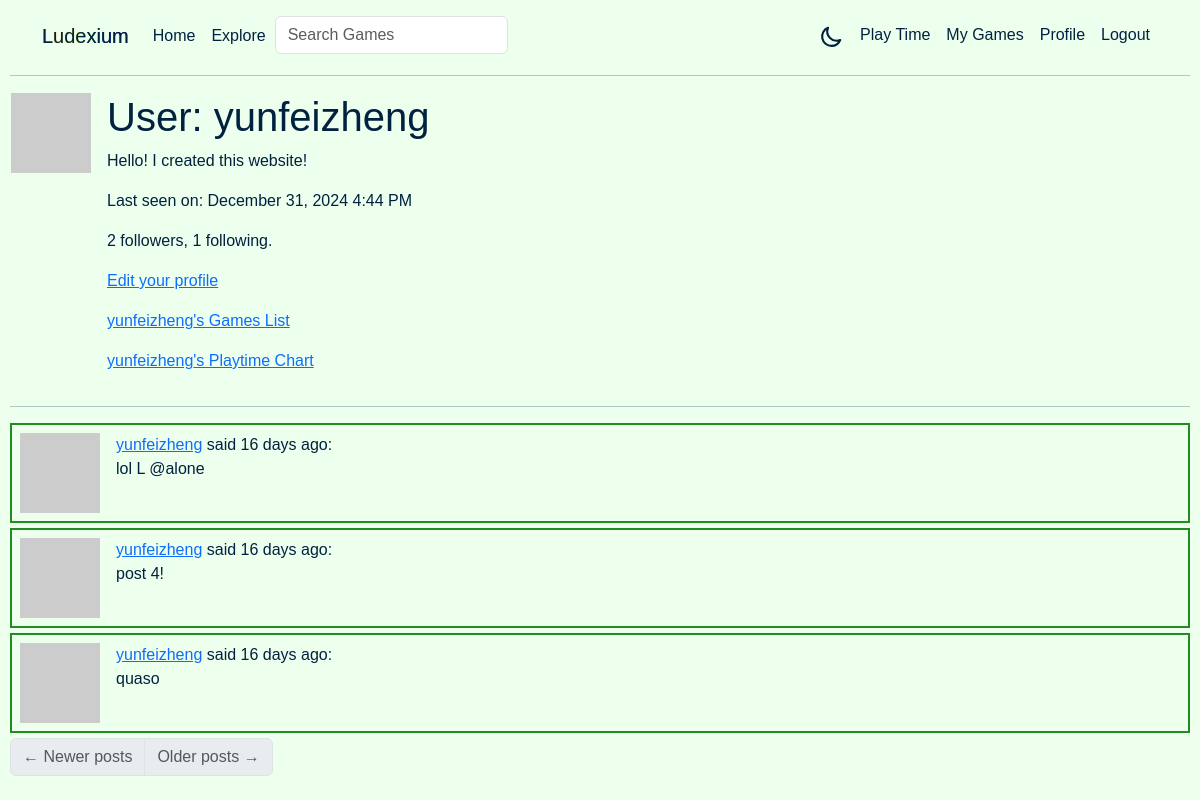
/user/yunfeizheng (signed in), run on an earlier commit of the app's database.
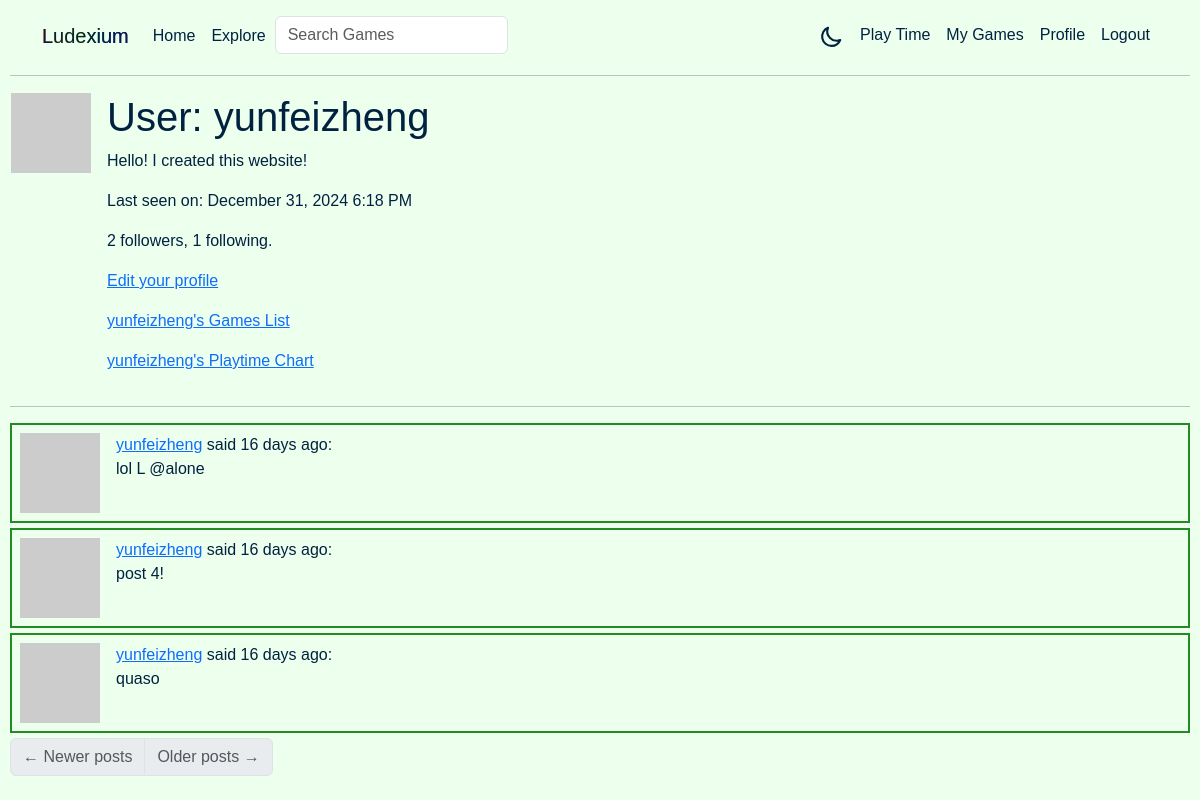
And on a later commit of the database.
### app/models.py (models this page shows, shortened)
class User(UserMixin, db.Model):
    id: so.Mapped[int] = so.mapped_column(primary_key=True)
    username: so.Mapped[str] = so.mapped_column(sa.String(64), index=True, unique=True)
    email: so.Mapped[str] = so.mapped_column(sa.String(120), index=True, unique=True)
    password_hash: so.Mapped[Optional[str]] = so.mapped_column(sa.String(256))
    about_me: so.Mapped[Optional[str]] = so.mapped_column(sa.String(140))
    last_seen: so.Mapped[Optional[datetime]] = so.mapped_column(default=lambda: datetime.now(timezone.utc))
    played_games: so.WriteOnlyMapped[Play] = so.relationship('Play', back_populates='user', lazy='dynamic')
    posts: so.WriteOnlyMapped['Post'] = so.relationship(back_populates='author')
    following: so.WriteOnlyMapped['User'] = so.relationship(
        secondary=followers, primaryjoin=(followers.c.follower_id == id),
        secondaryjoin=(followers.c.followed_id == id),
        back_populates='followers')
    followers: so.WriteOnlyMapped['User'] = so.relationship(
        secondary=followers, primaryjoin=(followers.c.followed_id == id),
        secondaryjoin=(followers.c.follower_id == id),
        back_populates='following')
    def avatar(self, size):
        digest = md5(self.email.lower().encode('utf-8')).hexdigest()
        return f'https://www.gravatar.com/avatar/{digest}?d=identicon&s={size}'
    def followers_count(self):
        query = sa.select(sa.func.count()).select_from(
            self.followers.select().subquery())
        return db.session.scalar(query)
    def following_count(self):
        query = sa.select(sa.func.count()).select_from(
            self.following.select().subquery())
        return db.session.scalar(query)

class Post(db.Model):
    id: so.Mapped[int] = so.mapped_column(primary_key=True)
    body: so.Mapped[str] = so.mapped_column(sa.String(140))
    timestamp: so.Mapped[datetime] = so.mapped_column(index=True, default=lambda: datetime.now(timezone.utc))
    user_id: so.Mapped[int] = so.mapped_column(sa.ForeignKey(User.id), index=True)
    author: so.Mapped[User] = so.relationship(back_populates='posts')

### app/routes.py (the view)
@app.route('/user/<username>')
@login_required
def user(username):
    user = db.first_or_404(sa.select(User).where(User.username == username))
    page = request.args.get('page', 1, type=int)
    query = user.posts.select().order_by(Post.timestamp.desc())
    posts = db.paginate(query, page=page,
                        per_page=app.config['POSTS_PER_PAGE'],
                        error_out=False)
    next_url = url_for('user', username=user.username, page=posts.next_num) if posts.has_next else None
    prev_url = url_for('user', username=user.username, page=posts.prev_num) if posts.has_prev else None
    form = EmptyForm()
    return render_template('user.html', title=f'{user.username} on Ludexium', user=user, posts=posts.items,
                           next_url=next_url, prev_url=prev_url, form=form)

### app/forms.py
class SearchForm(FlaskForm):
    q = StringField('Search Games', validators=[DataRequired()])
    def __init__(self, *args, **kwargs):
        if 'formdata' not in kwargs:
            kwargs['formdata'] = request.args
        if 'meta' not in kwargs:
            kwargs['meta'] = {'csrf': False}
        super(SearchForm, self).__init__(*args, **kwargs)

class EmptyForm(FlaskForm):
    submit = SubmitField('Submit')

### app/models.py (called while the page is built)
@login.user_loader
def load_user(id):
    return db.session.get(User, int(id))

### app/routes.py (called while the page is built)
@app.before_request
def before_request():
    if current_user.is_authenticated:
        current_user.last_seen = datetime.now(timezone.utc)
        g.search_form = SearchForm()
        db.session.commit()

### app/templates/user.html (shortened to what this page needs)
{% extends "base.html" %}
{% block content %}
    <table>
        <tr valign="top">
            <td><img src="{{ user.avatar(128) }}"></td>
            <td class="user-profile-info">
                <h1>User: {{ user.username }}</h1>
                {% if user.about_me %}<p>{{ user.about_me }}</p>{% endif %}
                {% if user.last_seen %}
                <p>Last seen on: {{ moment(user.last_seen).format('LLL') }}</p>
                {% endif %}
                <p>{{ user.followers_count() }} followers, {{ user.following_count() }} following.</p>
                {% if user == current_user %}
                <p><a href="{{ url_for('edit_profile') }}">Edit your profile</a></p>
                {% endif %}
                <p>
                    <a href="{{ url_for('my_games', username=user.username) }}">
                        {{ user.username }}'s Games List
                    </a>
                </p>
                <p>
                    <a href="{{ url_for('playtime', username=user.username) }}">
                        {{ user.username }}'s Playtime Chart
                    </a>
                </p>
            </td>
        </tr>
    </table>
    <hr>
    {% for post in posts %}
        {% include '_post.html' %}
    {% endfor %}
    <nav aria-label="Post navigation">
        <ul class="pagination">
            <li class="page-item{% if not prev_url %} disabled{% endif %}">
                <a class="page-link" href="{{ prev_url }}">
                    <span aria-hidden="true">&larr;</span> Newer posts
                </a>
            </li>
            <li class="page-item{% if not next_url %} disabled{% endif %}">
                <a class="page-link" href="{{ next_url }}">
                    Older posts <span aria-hidden="true">&rarr;</span>
                </a>
            </li>
        </ul>
    </nav>
{% endblock %}

### app/templates/base.html (shortened to what this page needs)
<!doctype html>
<html lang="en" class="{{ 'dark-mode' if session.get('theme') == 'dark' }}">
    <head>
        <link
        href="https://cdn.jsdelivr.net/npm/bootstrap@5.3.2/dist/css/bootstrap.min.css"
        rel="stylesheet"
>
        <link rel="stylesheet" href="{{ url_for('static', filename='style.css') }}">
    </head>
    <body>
        <nav class="navbar navbar-expand-lg bg-body-tertiary navbar-custom">
            <div class="container">
              <a class="navbar-brand navbar-text" href="{{ url_for('index') }}">Ludexium</a>
              <div class="collapse navbar-collapse" id="navbarSupportedContent">
                <ul class="navbar-nav me-auto mb-2 mb-lg-0">
                  <li class="nav-item">
                    <a class="nav-link" aria-current="page" href="{{ url_for('index') }}">Home</a>
                  </li>
                  <li class="nav-item">
                    <a class="nav-link" aria-current="page" href="{{ url_for('explore') }}">Explore</a>
                  </li>
                  {% if g.search_form %}
                  <form class="navbar-form navbar-left" method="get" action="{{ url_for('search') }}">
                      <div class="form-group">
                          {{ g.search_form.q(size=20, class='form-control', placeholder=g.search_form.q.label.text) }}
                      </div>
                  </form>
                  {% endif %}
                </ul>
                <ul class="navbar-nav mb-2 mb-lg-0">
                  <li class="nav-item">
                    <a class="nav-link" aria-current="page" href="#" id="themeToggleLink">
                      {% if session.get('theme') == 'dark' %}
                      <svg xmlns="http://www.w3.org/2000/svg" fill="none" viewBox="0 0 24 24">
                        <path stroke-linecap="round" stroke-linejoin="round" stroke-width="2" d="M12 3v1m0 16v1m9-9h-1M4 12H3m15.364 6.364l-.707-.707M6.343 6.343l-.707-.707m12.728 0l-.707.707M6.343 17.657l-.707.707M16 12a4 4 0 11-8 0 4 4 0 018 0z" />
                      </svg>
                      {% else %}
                      <svg xmlns="http://www.w3.org/2000/svg" fill="none" viewBox="0 0 24 24">
                        <path stroke-linecap="round" stroke-linejoin="round" stroke-width="2" d="M20.354 15.354A9 9 0 018.646 3.646 9.003 9.003 0 0012 21a9.003 9.003 0 008.354-5.646z" />
                      </svg>
                      {% endif %}
                    </a>
                  </li>
                  {% if current_user.is_anonymous %}
                  <li class="nav-item">
                    <a class="nav-link" aria-current="page" href="{{ url_for('login') }}">Login</a>
                  </li>
                  {% else %}
                  <li class="nav-item">
                    <a class="nav-link" aria-current="page" href="{{ url_for('playtime', username=current_user.username) }}">Play Time</a>
                  </li>
                  <li class="nav-item">
                    <a class="nav-link" aria-current="page" href="{{ url_for('my_games', username=current_user.username) }}">My Games</a>
                  </li>
                  <li class="nav-item">
                    <a class="nav-link" aria-current="page" href="{{ url_for('user', username=current_user.username) }}">Profile</a>
                  </li>
                  <li class="nav-item">
                    <a class="nav-link" aria-current="page" href="{{ url_for('logout') }}">Logout</a>
                  </li>
                  {% endif %}
                </ul>
              </div>
            </div>
          </nav>
        <hr>
        {% block content %}{% endblock %}
    </body>
</html>

### app/templates/_post.html
<div class="post-table">
<table class="table table-hover">
    <tr>
        <td width="70px">
            <a href="{{ url_for('user', username=post.author.username) }}">
                <img src="{{ post.author.avatar(70) }}" />
            </a>
        </td>
        <td>
            <a href="{{ url_for('user', username=post.author.username) }}">
                {{ post.author.username }}
            </a>
            said {{ moment(post.timestamp).fromNow() }}:
            <br>
            {{ post.body }}
        </td>
    </tr>
</table>
</div>

### app/static/style.css (style rules this page uses)
:root { --text-dark: #002240; --text-light: #ffffff; --background-color: #edffed; --hover-color: green; --border: 2px solid forestgreen; }
html { font-size: 10px; }
@media screen and (min-width: 60em) { html { font-size: 13px; } }
@media screen and (min-width: 75em) { html { font-size: 16px; } }
body { font-family: 'Lucida Sans', 'Lucida Sans Regular', 'Lucida Grande', 'Lucida Sans Unicode', Geneva, Verdana, sans-serif; color: var(--text-dark); background-color: var(--background-color); padding-left: 10px; padding-right: 10px; }
a { display: inline-block; }
.game-table table, .post-table table { border: var(--border); margin-top: 5px; margin-bottom: 5px; }
td { color: var(--text-dark) !important; background-color: var(--background-color) !important; }
svg { width: 25px; height: 25px; stroke: var(--text-dark); }
.navbar-custom { background-color: var(--background-color) !important; margin-top: 5px; padding-bottom: 0px; }
.navbar-custom form { margin-left: 1px; }
.navbar-custom a.navbar-brand { background: linear-gradient(90deg, red, orange, yellow, green, blue, purple); background-clip: text; -webkit-background-clip: text; }
.navbar-custom .navbar-text, .navbar-custom .nav-link { color: var(--text-dark); }
.user-profile-info { padding-left: 15px; }

What changed in the data, as far as the page shows it:
changed User "yunfeizheng": last_seen "December 31, 2024 4:44 PM" → "December 31, 2024 6:18 PM"
